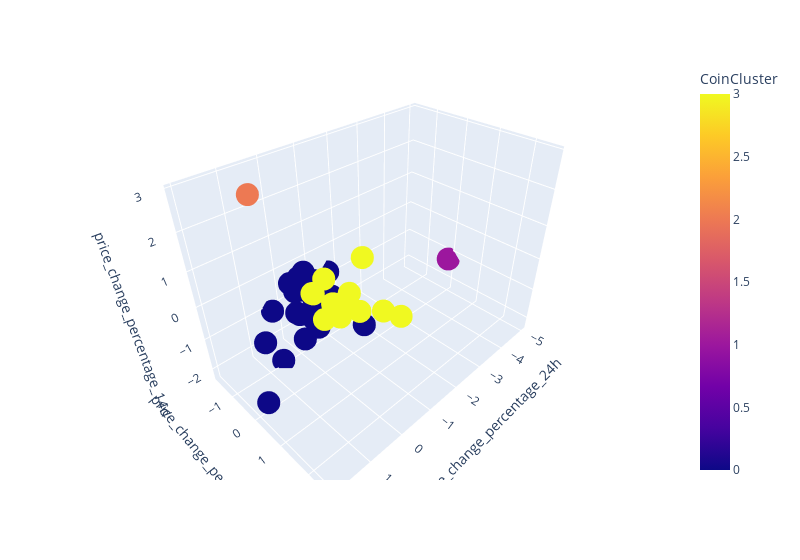
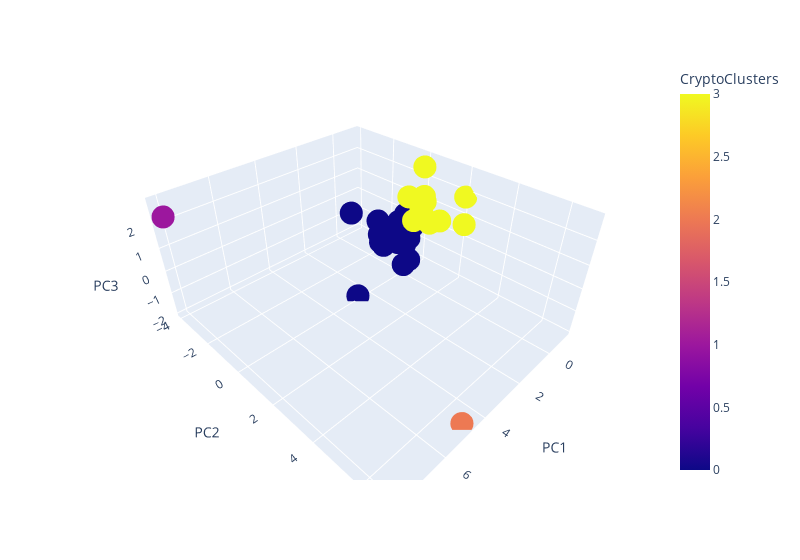

These figures' notebook cell, in order:
### Code cell
# Composite plot to contrast the 3D clusters
fig_kmeans.show()

fig_pca.show()

### Figure 1 — Plotly figure (JSON) as saved in the notebook; plotly's stock layout.template omitted (floating-point values rounded to 4 significant figures)
{"data": [{"customdata": [[3], [3], [0], [0], [3], [3], [3], [3], [3], [0], [0], [0], [0], [3], [0], [3], [0], [0], [3], [0], [0], [3], [0], [0], [0], [0], [0], [0], [3], [0], [0], [0], [1], [3], [0], [0], [2], [0], [0], [0], [0]], "hovertemplate": "<b>%{hovertext}</b><br><br>price_change_percentage_24h=%{x}<br>price_change_percentage_7d=%{y}<br>price_change_percentage_14d=%{z}<br>CoinCluster=%{marker.color}<extra></extra>", "hovertext": ["bitcoin", "ethereum", "tether", "ripple", "bitcoin-cash", "binancecoin", "chainlink", "cardano", "litecoin", "bitcoin-cash-sv", "crypto-com-chain", "usd-coin", "eos", "monero", "tron", "tezos", "okb", "stellar", "cosmos", "cdai", "neo", "wrapped-bitcoin", "leo-token", "huobi-token", "nem", "binance-usd", "iota", "vechain", "zcash", "theta-token", "dash", "ethereum-classic", "ethlend", "maker", "havven", "omisego", "celsius-degree-token", "ontology", "ftx-token", "true-usd", "digibyte"], "legendgroup": "", "marker": {"color": [3, 3, 0, 0, 3, 3, 3, 3, 3, 0, 0, 0, 0, 3, 0, 3, 0, 0, 3, 0, 0, 3, 0, 0, 0, 0, 0, 0, 3, 0, 0, 0, 1, 3, 0, 0, 2, 0, 0, 0, 0], "coloraxis": "coloraxis", "symbol": "circle"}, "mode": "markers", "name": "", "scene": "scene", "showlegend": false, "type": "scatter3d", "x": [0.5085, 0.1854, 0.02177, -0.04076, 1.193, 0.8919, 0.0114, 0.1025, 0.0775, 0.449, 0.3313, 0.03435, 0.1557, 0.2627, 0.13, -0.1516, -0.9232, -0.2775, -0.256, 0.1809, 0.2865, 0.5155, 0.05176, -0.05203, -0.218, 0.06134, 0.2591, 0.5851, -0.1275, -1.612, -0.2969, -0.07131, -4.981, -0.1252, -1.429, 1.92, 1.046, -0.409, 0.4147, 0.07804, 1.217], "y": [0.4932, 0.9344, -0.7063, -0.8109, 2.001, 1.327, 2.572, 1.508, 0.3343, -0.1907, -1.615, -0.733, -0.9225, 1.793, -0.04102, 0.7082, -1.437, -0.3852, 1.84, -0.7049, -0.3263, 0.4618, -0.9284, -0.4572, -0.8494, -0.7067, 0.2495, -0.9942, 0.9291, -1.682, 0.09476, -0.2295, -0.04518, 0.5807, -0.02551, 0.3704, -0.6183, -0.907, 0.414, -0.6877, -0.6077], "z": [0.7722, 0.5587, -0.02168, 0.2495, 1.761, 0.8002, 1.102, 0.6489, 0.8585, -0.248, -1.055, -0.02314, 0.115, 2.203, 0.1472, 0.258, -0.63, -0.1532, 0.6436, -0.001816, -1.213, 0.77, -0.8719, 0.03252, 0.2976, -0.01532, -0.479, -2.217, 0.6775, -0.8169, 0.04004, -0.1755, -1.207, -0.2024, -1.629, -1.62, 2.907, -1.299, -0.04739, -0.009191, -0.9071]}], "layout": {"coloraxis": {"colorbar": {"title": {"text": "CoinCluster"}}, "colorscale": [[0, "#0d0887"], [0.1111, "#46039f"], [0.2222, "#7201a8"], [0.3333, "#9c179e"], [0.4444, "#bd3786"], [0.5556, "#d8576b"], [0.6667, "#ed7953"], [0.7778, "#fb9f3a"], [0.8889, "#fdca26"], [1, "#f0f921"]]}, "legend": {"tracegroupgap": 0}, "margin": {"t": 60}, "scene": {"domain": {"x": [0, 1], "y": [0, 1]}, "xaxis": {"title": {"text": "price_change_percentage_24h"}}, "yaxis": {"title": {"text": "price_change_percentage_7d"}}, "zaxis": {"title": {"text": "price_change_percentage_14d"}}}, "width": 800}}

### Figure 2 — Plotly figure (JSON) as saved in the notebook; plotly's stock layout.template omitted (floating-point values rounded to 4 significant figures)
{"data": [{"customdata": [[3], [3], [0], [0], [3], [3], [3], [3], [3], [0], [0], [0], [0], [3], [0], [3], [0], [0], [3], [0], [0], [3], [0], [0], [0], [0], [0], [0], [3], [0], [0], [0], [1], [3], [0], [0], [2], [0], [0], [0], [0]], "hovertemplate": "<b>%{hovertext}</b><br><br>PC1=%{x}<br>PC2=%{y}<br>PC3=%{z}<br>CryptoClusters=%{marker.color}<extra></extra>", "hovertext": ["bitcoin", "ethereum", "tether", "ripple", "bitcoin-cash", "binancecoin", "chainlink", "cardano", "litecoin", "bitcoin-cash-sv", "crypto-com-chain", "usd-coin", "eos", "monero", "tron", "tezos", "okb", "stellar", "cosmos", "cdai", "neo", "wrapped-bitcoin", "leo-token", "huobi-token", "nem", "binance-usd", "iota", "vechain", "zcash", "theta-token", "dash", "ethereum-classic", "ethlend", "maker", "havven", "omisego", "celsius-degree-token", "ontology", "ftx-token", "true-usd", "digibyte"], "legendgroup": "", "marker": {"color": [3, 3, 0, 0, 3, 3, 3, 3, 3, 0, 0, 0, 0, 3, 0, 3, 0, 0, 3, 0, 0, 3, 0, 0, 0, 0, 0, 0, 3, 0, 0, 0, 1, 3, 0, 0, 2, 0, 0, 0, 0], "coloraxis": "coloraxis", "symbol": "circle"}, "mode": "markers", "name": "", "scene": "scene", "showlegend": false, "type": "scatter3d", "x": [-0.6007, -0.4583, -0.4331, -0.4718, -1.158, -0.5165, -0.4507, -0.3456, -0.6495, -0.759, -0.2482, -0.4384, -0.6934, 0.0605, -0.3934, -0.7962, 0.06407, -0.489, -0.3063, -0.5135, -0.3621, -0.6043, -0.4133, -0.4075, 0.609, -0.4502, -0.7647, -0.5563, -0.4251, 2.677, -0.6139, -0.5799, 8.089, -0.389, 0.8658, 0.1117, 4.792, -0.6324, -0.5931, -0.4581, -0.2979], "y": [0.8428, 0.4585, -0.1681, -0.2227, 2.041, 1.388, 0.5177, 0.7294, 0.4322, -0.2012, -1.376, -0.1753, -0.4738, 2.909, -0.1082, -0.4944, -1.27, -0.7327, 0.7034, -0.1428, -0.9869, 0.8274, -0.6741, -0.2125, 0.5635, -0.151, -0.5179, -1.938, 0.493, -0.01395, -0.4793, -0.3563, -3.897, 0.165, -2.262, 0.4283, 6.768, -2.108, 0.02148, -0.1357, -0.1911], "z": [0.4616, 0.9529, -0.6418, -0.4791, 1.86, 0.8041, 2.846, 1.478, 0.6003, -0.2177, -1.462, -0.6634, -0.5276, 1.499, -0.01276, 1.083, -1.099, -0.06254, 1.714, -0.6566, -0.7288, 0.4393, -1.077, -0.3514, -1.149, -0.6474, 0.205, -1.262, 1.058, -1.965, 0.3396, -0.1149, 2.301, 0.3794, 0.2756, -1.205, -1.987, -0.6522, 0.2099, -0.6353, -0.9096]}], "layout": {"coloraxis": {"colorbar": {"title": {"text": "CryptoClusters"}}, "colorscale": [[0, "#0d0887"], [0.1111, "#46039f"], [0.2222, "#7201a8"], [0.3333, "#9c179e"], [0.4444, "#bd3786"], [0.5556, "#d8576b"], [0.6667, "#ed7953"], [0.7778, "#fb9f3a"], [0.8889, "#fdca26"], [1, "#f0f921"]]}, "legend": {"tracegroupgap": 0}, "margin": {"t": 60}, "scene": {"domain": {"x": [0, 1], "y": [0, 1]}, "xaxis": {"title": {"text": "PC1"}}, "yaxis": {"title": {"text": "PC2"}}, "zaxis": {"title": {"text": "PC3"}}}, "width": 800}}
